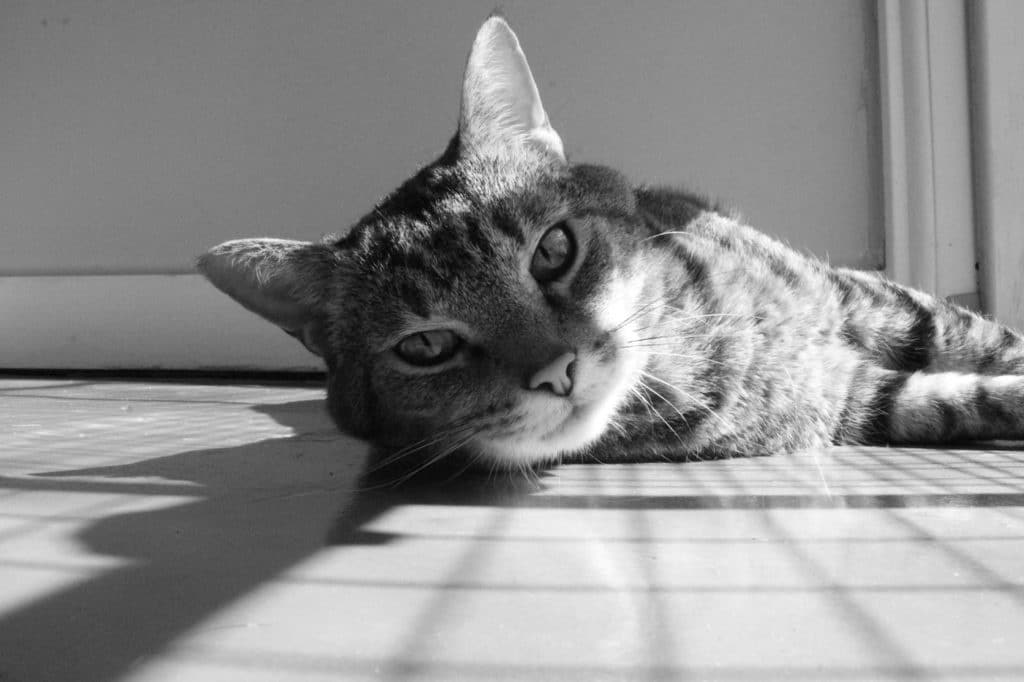
#> input picture cat.jpg, 1024 x 682 px
$ python gamma_transformation.py
#> lines starting #> are read from the running program, lines starting #| are printed output that depends on the picture
import cv2

# Read the image
image = cv2.imread("../cat.jpg")
#> image is the input picture: shape (682, 1024, 3); min 0, max 255, mean 141.3

# Define the gamma value (e.g., 1.0 for linear, 2.2 for typical display, 0.5 for darker)
gamma = 3

# Apply gamma correction using pow()
corrected_image = cv2.pow(image / 255.0, gamma) * 255.0
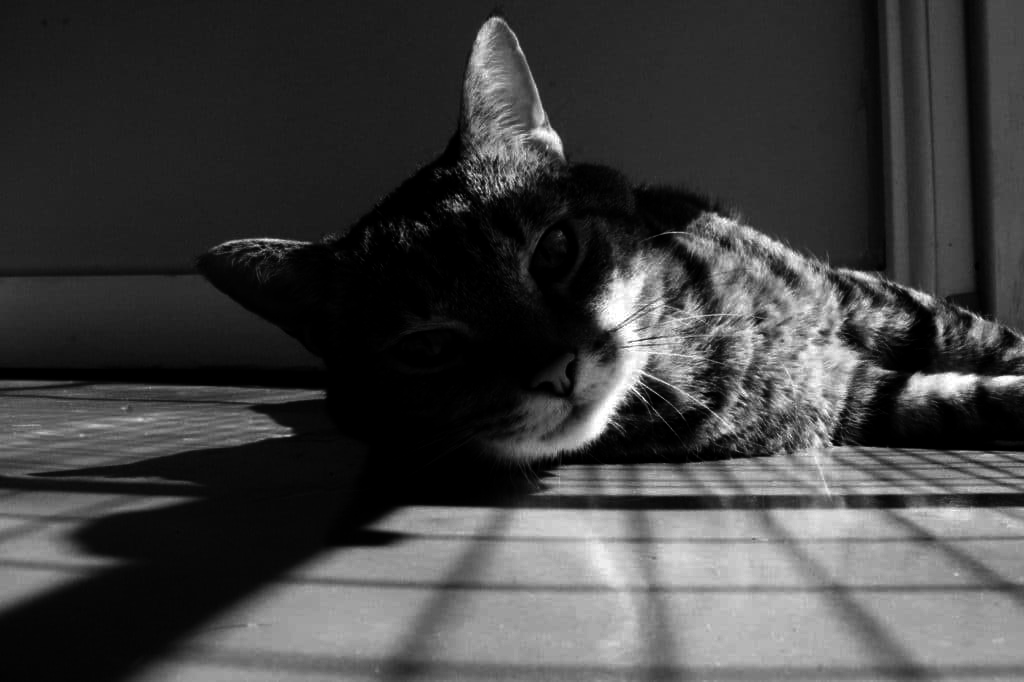
#> corrected_image: shape (682, 1024, 3) float64; min 0, max 255, mean 65

# Show the original and corrected images
cv2.imshow("Original Image", image)
cv2.imshow("Gamma Corrected Image", corrected_image)
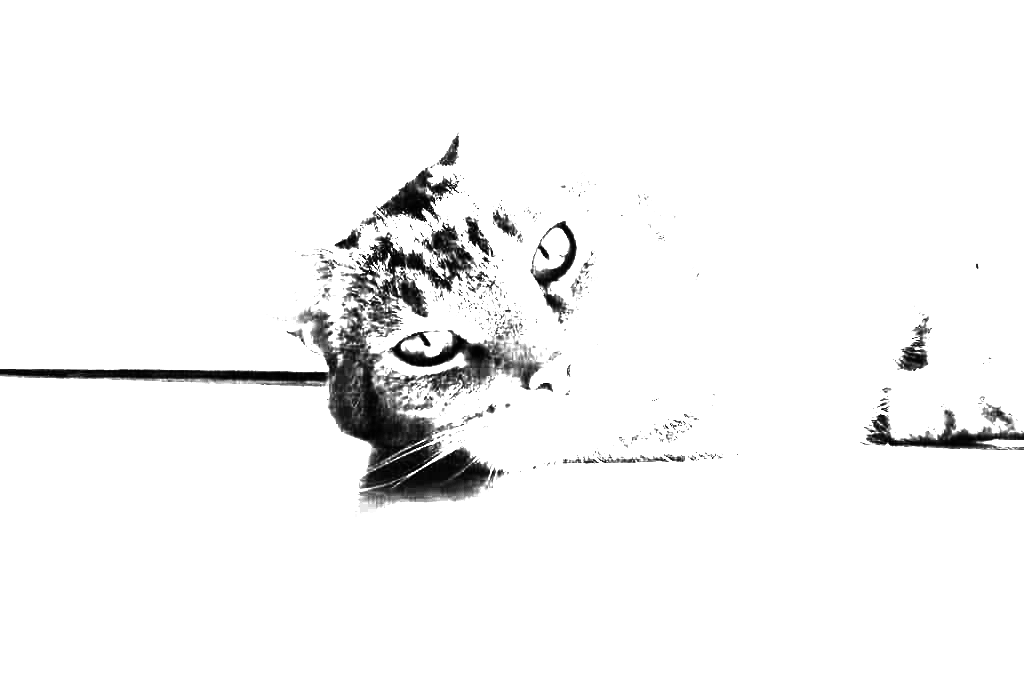
#> window 'Gamma Corrected Image': shape (682, 1024, 3); min 0, max 255, mean 244.1
cv2.waitKey(0)
cv2.destroyAllWindows()

$ run again, with flower.jpg copied over cat.jpg
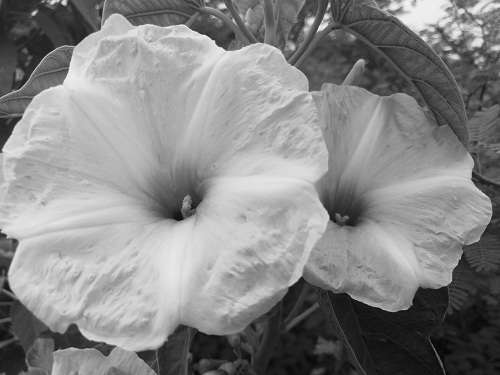
#> input picture flower.jpg, 500 x 375 px
#> image is the input picture: shape (375, 500, 3); min 0, max 255, mean 134.8
#> `corrected_image = cv2.pow(image / 255.0, gamma) * 255.0`:
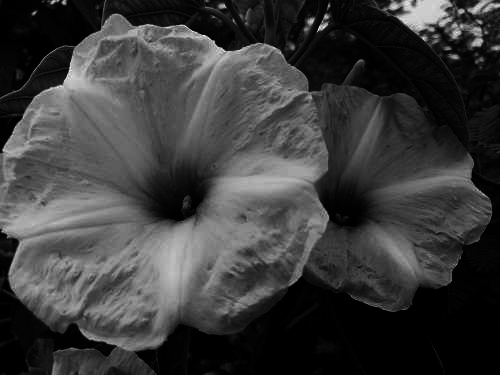
#> corrected_image: shape (375, 500, 3) float64; min 0, max 255, mean 59.9
#> `cv2.imshow("Gamma Corrected Image", corrected_image)`:
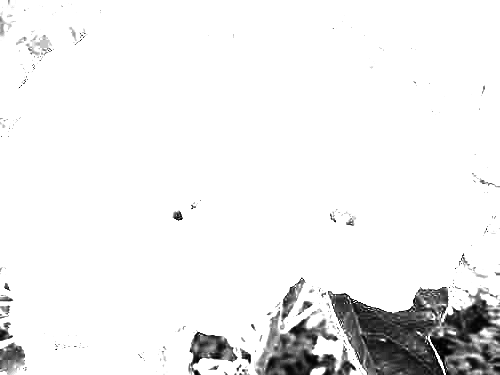
#> window 'Gamma Corrected Image': shape (375, 500, 3); min 0, max 255, mean 238.5
